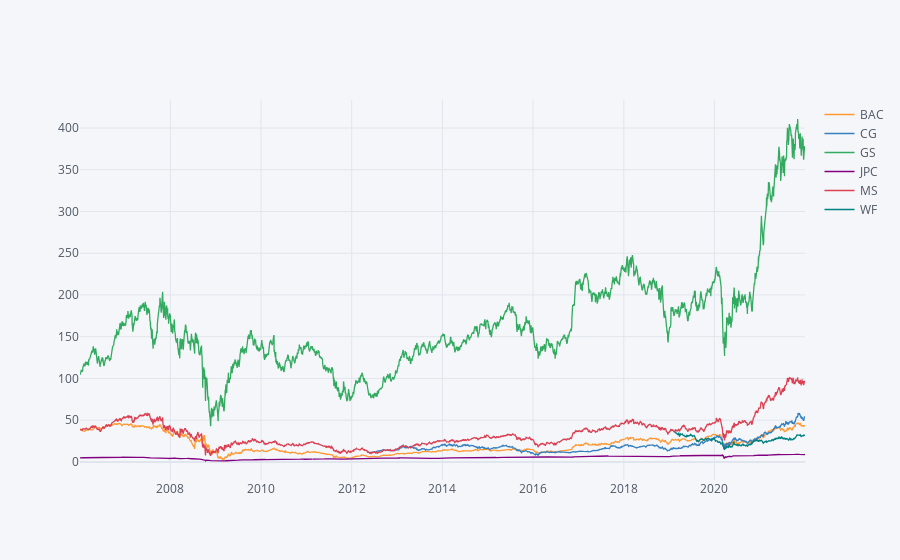

The cell this chart's notebook holds for it:
### Code cell
# 3rd way
bank_stocks.xs(key='Close', axis=1, level='Stock Info').iplot()

### Figure 1 — Plotly figure (JSON) as saved in the notebook; plotly's stock layout.template omitted (floating-point values rounded to 4 significant figures; data arrays with more than 128 entries replaced by an {"elided": "..."} marker saying what was removed)
{"data": [{"line": {"color": "rgba(255, 153, 51, 1.0)", "dash": "solid", "shape": "linear", "width": 1.3}, "mode": "lines", "name": "BAC", "text": "", "type": "scatter", "x": {"elided": "4028 str values"}, "y": {"elided": "4028 float values"}}, {"line": {"color": "rgba(55, 128, 191, 1.0)", "dash": "solid", "shape": "linear", "width": 1.3}, "mode": "lines", "name": "CG", "text": "", "type": "scatter", "x": {"elided": "4028 str values"}, "y": {"elided": "4028 mixed values"}}, {"line": {"color": "rgba(50, 171, 96, 1.0)", "dash": "solid", "shape": "linear", "width": 1.3}, "mode": "lines", "name": "GS", "text": "", "type": "scatter", "x": {"elided": "4028 str values"}, "y": {"elided": "4028 float values"}}, {"line": {"color": "rgba(128, 0, 128, 1.0)", "dash": "solid", "shape": "linear", "width": 1.3}, "mode": "lines", "name": "JPC", "text": "", "type": "scatter", "x": {"elided": "4028 str values"}, "y": {"elided": "4028 mixed values"}}, {"line": {"color": "rgba(219, 64, 82, 1.0)", "dash": "solid", "shape": "linear", "width": 1.3}, "mode": "lines", "name": "MS", "text": "", "type": "scatter", "x": {"elided": "4028 str values"}, "y": {"elided": "4028 mixed values"}}, {"line": {"color": "rgba(0, 128, 128, 1.0)", "dash": "solid", "shape": "linear", "width": 1.3}, "mode": "lines", "name": "WF", "text": "", "type": "scatter", "x": {"elided": "4028 str values"}, "y": {"elided": "4028 mixed values"}}], "layout": {"legend": {"bgcolor": "#F5F6F9", "font": {"color": "#4D5663"}}, "paper_bgcolor": "#F5F6F9", "plot_bgcolor": "#F5F6F9", "title": {"font": {"color": "#4D5663"}}, "xaxis": {"gridcolor": "#E1E5ED", "showgrid": true, "tickfont": {"color": "#4D5663"}, "title": {"font": {"color": "#4D5663"}, "text": ""}, "zerolinecolor": "#E1E5ED"}, "yaxis": {"gridcolor": "#E1E5ED", "showgrid": true, "tickfont": {"color": "#4D5663"}, "title": {"font": {"color": "#4D5663"}, "text": ""}, "zerolinecolor": "#E1E5ED"}}}
